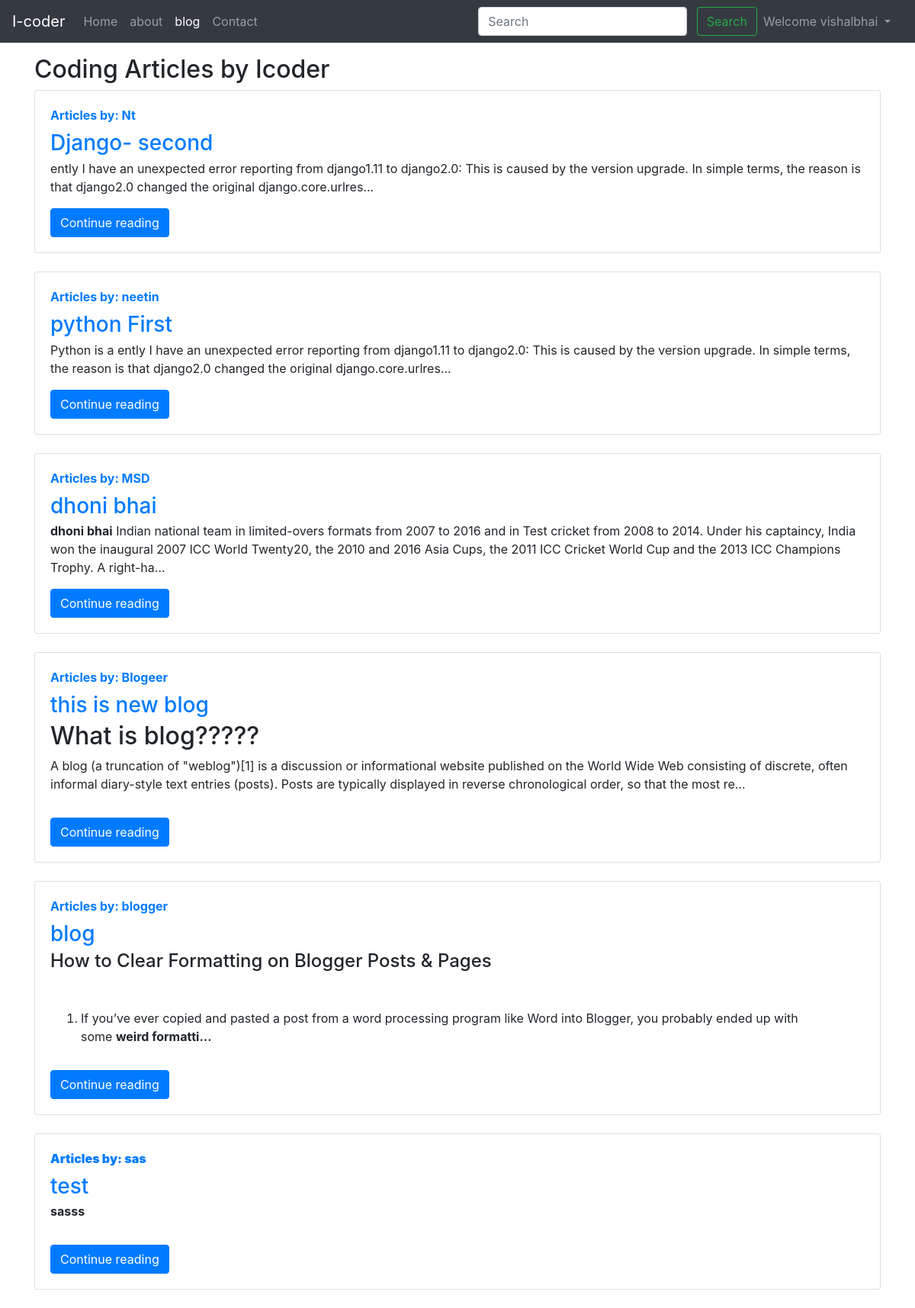
Screenshot of /blog/ (signed in) with the database file from the repository.
### blog/models.py (models this page shows, shortened)
class Post(models.Model):
    sno = models.AutoField(primary_key=True)
    title = models.CharField(max_length=255)
    content = models.TextField()
    author = models.CharField(max_length=20)
    slug = models.CharField(max_length=220)
    timeStamp = models.DateTimeField(blank=True)

### blog/views.py (the view)
# urls.py: path('', views.blogHome, name='blogHome'),
def blogHome(request):
    allPosts = Post.objects.all()
    context = {'allPosts': allPosts}
    return render(request, 'blog/blogHome.html', context)

### templates/blog/blogHome.html (shortened to what this page needs)
{% extends 'base.html' %}
{% block blogactive %}active {% endblock blogactive %}
{% block body %}
<div class="container my-3">
    <h2>Coding Articles by Icoder</h2>
    {% for post in allPosts %}
    <div class="card flex-md-row mb-4 box-shadow h-md-250">
        <div class="card-body d-flex flex-column align-items-start">
            <strong class="d-inline-block mb-2 text-primary">Articles by: {{post.author}}</strong>
            <h3 class="mb-0">
                <a href="/blog/{{post.slug}}">{{post.title}} </a>
            </h3>
            <p class="card-text mb-auto"><div class="preview">{{post.content|safe | truncatechars:300}}</div></p>
            <a href="/blog/{{post.slug}}" role="button" class="btn btn-primary">Continue reading</a>
        </div>
    </div>
    {% endfor %}
</div>
{% endblock body %}

### templates/base.html (shortened to what this page needs)
<!doctype html>
<html lang="en">
<head>
  <link rel="stylesheet" href="https://maxcdn.bootstrapcdn.com/bootstrap/4.0.0/css/bootstrap.min.css"
>
</head>
<body>
  <nav class="navbar navbar-expand-lg navbar-dark bg-dark sticky-top ">
    <a class="navbar-brand" href="/">I-coder</a>
    <div class="collapse navbar-collapse" id="navbarSupportedContent">
      <ul class="navbar-nav mr-auto">
        <li class="nav-item {% block homeactive %} {% endblock homeactive %}">
          <a class="nav-link" href="/">Home <span class="sr-only">(current)</span></a>
        </li>
        <li class="nav-item {% block aboutactive %} {% endblock aboutactive %}">
          <a class="nav-link" href="/about">about</a>
        </li>
        <li class="nav-item {% block blogactive %} {% endblock blogactive %}">
          <a class="nav-link" href="/blog">blog</a>
        </li>
        <li class="nav-item {% block contactactive %} {% endblock contactactive %}">
          <a class="nav-link" href="/contact">Contact</a>
        </li>
      </ul>
      <div class="ml-auto form-inline">
        <form method="get" action="/search" class=" my-2 ml-4 my-lg-0">
          <input class="form-control mr-sm-2" type="search" placeholder="Search" aria-label="Search" id="query"
            name="query">
          <button class="btn btn-outline-success my-2 my-sm-0" type="submit">Search</button>
        </form>
        {% if user.is_authenticated %}
        <ul class="navbar-nav mr-2">
          <li class="nav-item dropdown ">
            <a class="nav-link dropdown-toggle" href="#" id="navbarDropdown" role="button" data-toggle="dropdown"
              aria-haspopup="true" aria-expanded="false">
              Welcome {{request.user}}
            </a>
          </li>
        </ul>
        {% endif %}
      </div>
    </div>
  </nav>
  {% block body %}
  {% endblock body %}
</body>
</html>

### rows the page displays
Post: author "Nt", title "Django- second", content "ently I have an unexpected error reporting from django1.11 to django2.0: This is caused by the version upgrade. In simple terms, the reason is that django2.0 changed the original django.core.urlres..."
Post: author "neetin", title "python First", content "Python is a ently I have an unexpected error reporting from django1.11 to django2.0: This is caused by the version upgrade. In simple terms, the reason is that django2.0 changed the original django.core.urlres..."
Post: author "MSD", title "dhoni bhai", content "dhoni bhai Indian national team in limited-overs formats from 2007 to 2016 and in Test cricket from 2008 to 2014. Under his captaincy, India won the inaugural 2007 ICC World Twenty20, the 2010 and 2016 Asia Cups, the 2011 ICC Cricket World Cup and the 2013 ICC Champions Trophy. A right-ha…"
Post: author "Blogeer", title "this is new blog", content "What is blog????? A blog (a truncation of \"weblog\")[1] is a discussion or informational website published on the World Wide Web consisting of discrete, often informal diary-style text entries (posts). Posts are typically displayed in reverse chronological order, so that the most re…"
Post: author "blogger", title "blog", content "How to Clear Formatting on Blogger Posts & Pages If you’ve ever copied and pasted a post from a word processing program like Word into Blogger, you probably ended up with some weird formatti…"
Post: author "sas", title "test", content "sasss"

### other values shown
{{ request.user }} "vishalbhai"
